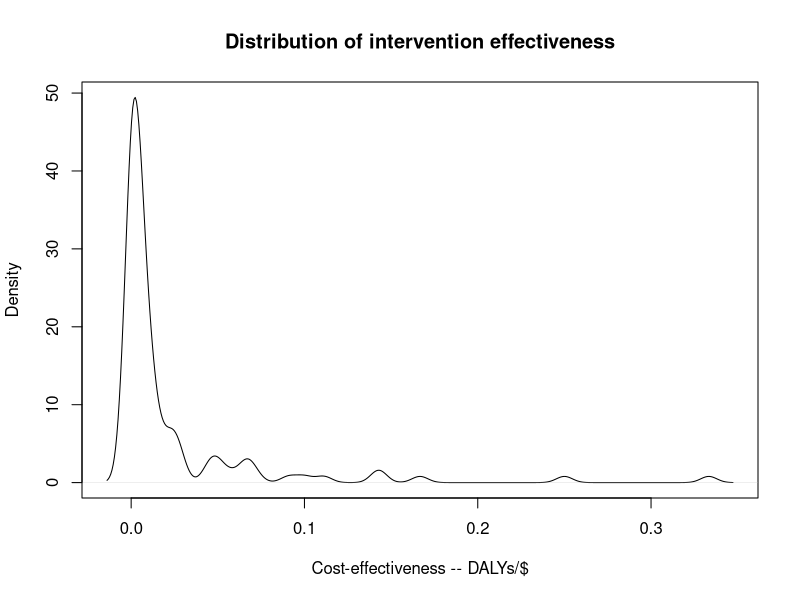
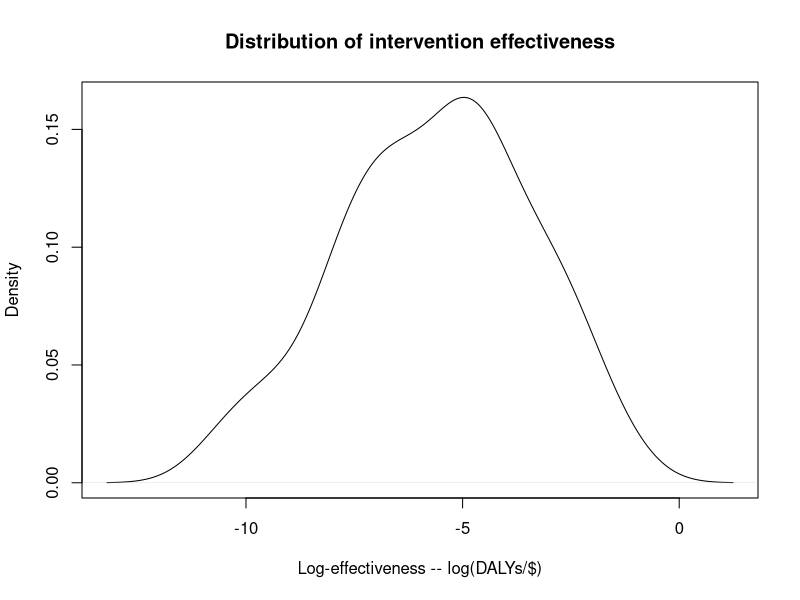
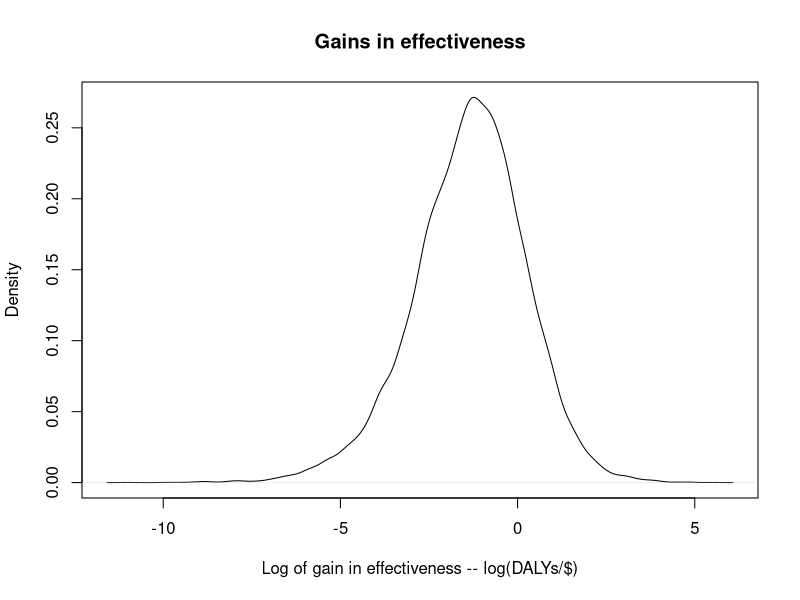

Generate these figures, in order, with R:
#the DCP data in $/DALY
x <- c(37,15,20,10,404,642,1377,631,3113,4417,183,284,150,48,838,1440,587,2566,1699,1937,
2617,930,2712,141,159,4185,1062,47,15,120,6,89,3027,733,23520,296,922,84,82,673,192,37,
57,52449,156,121,47,39,688,36793,2028,9,398,129,4530,15,22,160,11,7,19,17,147,86,87,88,
4,12632,14,671,15869,409,789,345,924,37,734,1132,31114,136,9834,11920,3,149,1977,81,
1458,2128,1411,396,353,22,6269,39,2449,21,68,318,301,13158,207,102,197,7,225,42,117,73)

#switch to DALY/$
x <- 1/x

png("interventions-distribution.png")
plot(density(x), main="Distribution of intervention effectiveness", xlab="Cost-effectiveness -- DALYs/$")
dev.off()

x <- log(x)

png("interventions-distribution-log.png")
plot(density(x), main="Distribution of intervention effectiveness", xlab="Log-effectiveness -- log(DALYs/$)")
dev.off()

k <- c(mean(x),sd(x))

#eval works out the likelihood of getting the data given the distribution parameters
eval <- function(x,k){
	sum(log(dnorm(x,k[1],k[2])))
}

gains <- rep(0,1e6)

#gains contains the difference in effectivenesses
for(i in 1:1e6) gains[i] <- exp(rnorm(1,k[1],k[2])) - exp(max(x))

png("gains-distribution.png")
plot(density(log(gains[gains>0])), main="Gains in effectiveness", xlab="Log of gain in effectiveness -- log(DALYs/$)")
dev.off()

a <- sum(gains[gains>0])/length(gains)	#expected increase in dalys per dollar for asessing a new intervention
b <- 530e6	#money moved by givewell suggestions
d <- 1e5	#cost of givewell assessing an additional intervention

a*b/d		#estimate of dalys per dollar for dcp





